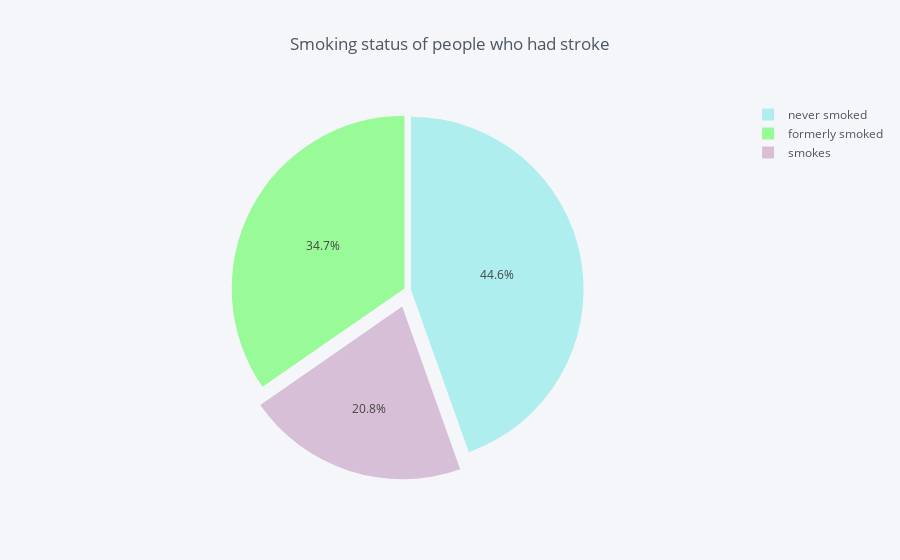

Notebook cell for this chart:
### Markdown cell above
##Smoking status of people who had stroke

### Code cell
smoke = df.groupby(df['smoking_status'])['stroke'].sum()
df_smoke = pd.DataFrame({'labels': smoke.index,'values': smoke.values})
df_smoke.iplot(kind='pie',labels='labels',values='values', title='Smoking status of people who had stroke', colors = colors2, pull=[0.02, 0.02, 0.1, 0.02])

### Figure 1 — Plotly figure (JSON) as saved in the notebook; plotly's stock layout.template omitted (floating-point values rounded to 4 significant figures)
{"data": [{"labels": ["formerly smoked", "never smoked", "smokes"], "marker": {"colors": ["rgba(152, 251, 152, 1.0)", "rgba(175, 238, 238, 1.0)", "rgba(216, 191, 216, 1.0)"]}, "name": "", "pull": [0.02, 0.02, 0.1, 0.02], "values": [70, 90, 42], "type": "pie"}], "layout": {"legend": {"bgcolor": "#F5F6F9", "font": {"color": "#4D5663"}}, "paper_bgcolor": "#F5F6F9", "plot_bgcolor": "#F5F6F9", "titlefont": {"color": "#4D5663"}, "title": "Smoking status of people who had stroke"}}
